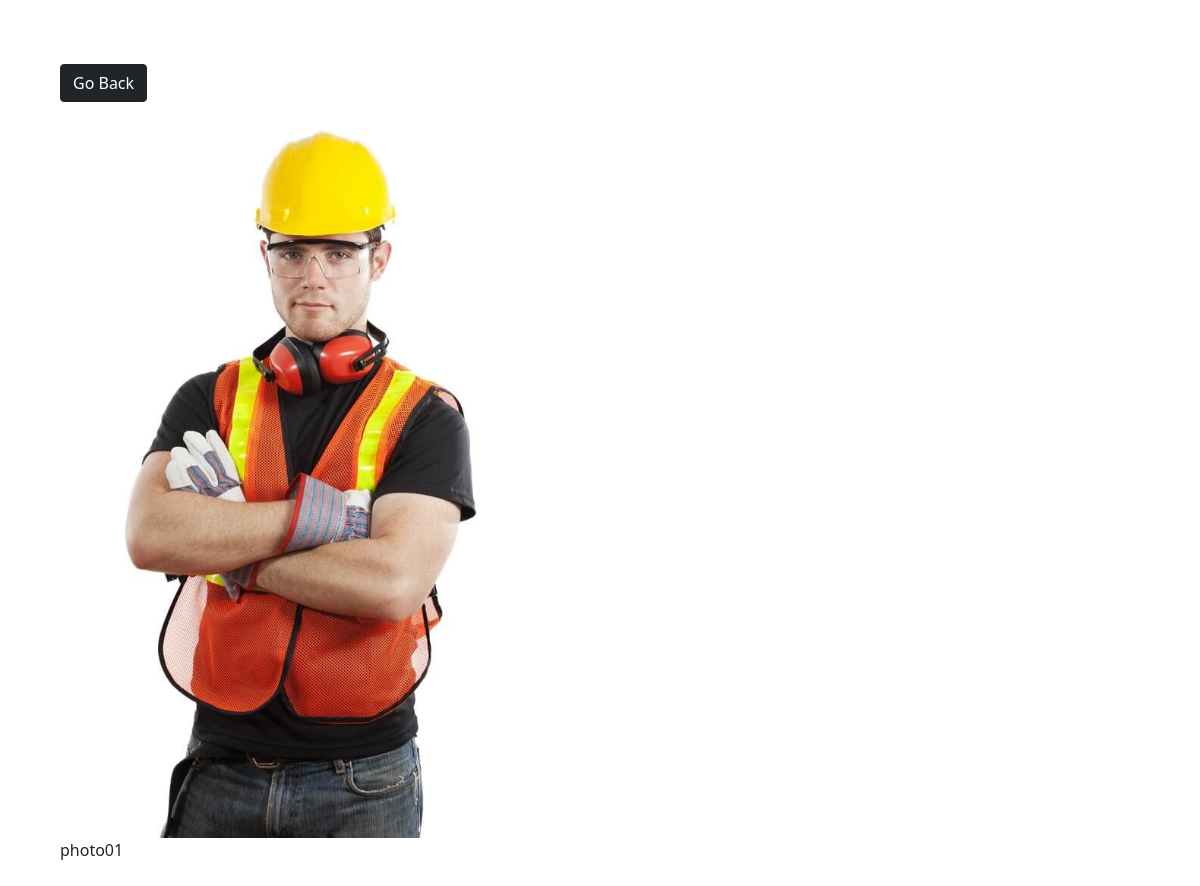
The page /photo/23/ (signed in) on the database its author committed.
### photos/models.py (models this page shows, shortened)
class Photo(models.Model):
    class Meta:
        verbose_name = 'Photo'
        verbose_name_plural = 'Photos'
    category = models.ForeignKey(
        Category, on_delete=models.SET_NULL, null=True, blank=True)
    image = models.ImageField(null=False, blank=False)
    description = models.TextField()

### photos/views.py (the view)
# urls.py: path('photo/<str:pk>/', views.viewPhoto, name='photo'),
@login_required(login_url='login')
def viewPhoto(request, pk):
    photo = Photo.objects.get(id=pk)
    return render(request, 'photos/photo.html', {'photo': photo})

### photos/templates/photos/photo.html (shortened to what this page needs)
<!DOCTYPE html>
<html>
<head>
    <link href="https://cdn.jsdelivr.net/npm/bootstrap@5.0.0-beta1/dist/css/bootstrap.min.css" rel="stylesheet"
>
</head>
<body class="m-5">
    <div class="container">
        <div class="row justify-content-center">
            <div class="col">
                <a href="{% url 'gallery' %}" class="btn btn-dark my-3">Go Back</a>
                <div style="height: 90vh;">
                    <img style="max-width: 100%; max-height: 100%;" src="{{photo.image.url}}">
                    <p>{{photo.description}}</p>
                </div>
            </div>
        </div>
    </div>
</body>
</html>

### rows shown on the page
Photo: image (picture), description "photo01"
